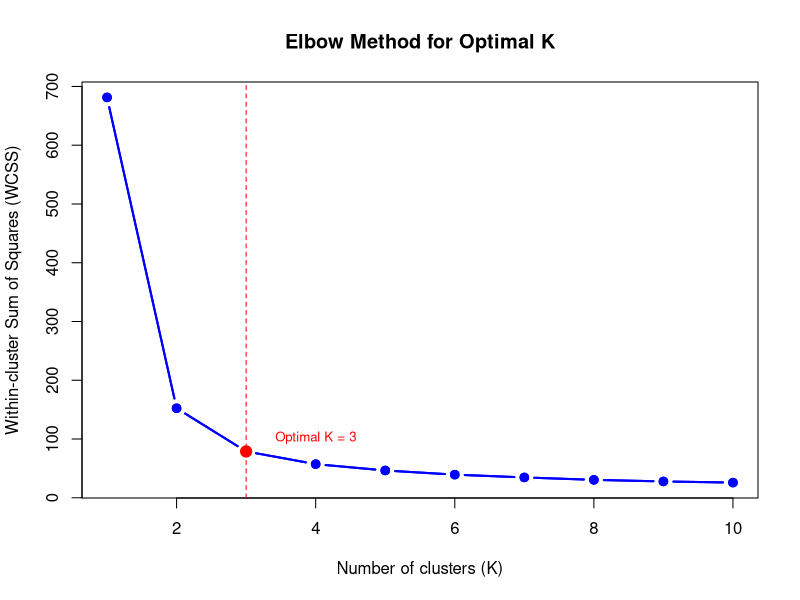
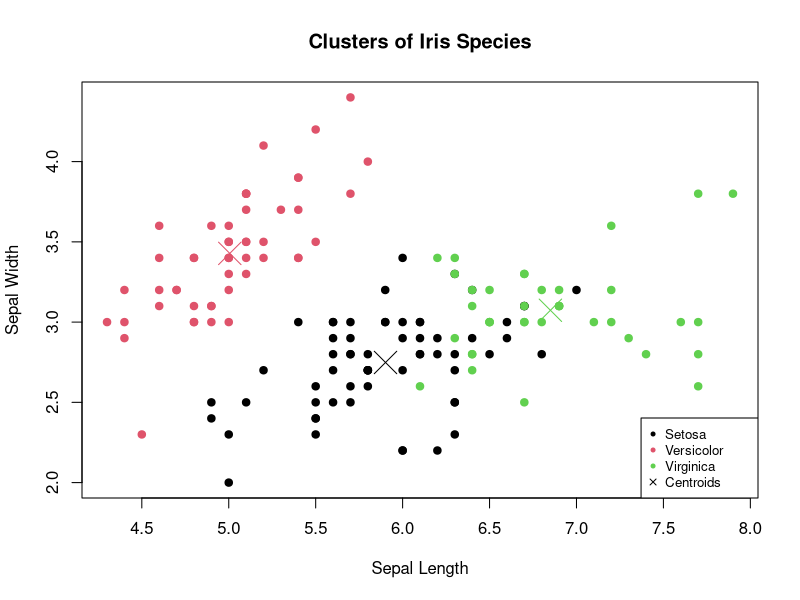

Reproduce these figures in R, in order.
# GRIP Task 2 Prediction Using Unsupervised ML with R
# prepared by - Soumabha Bhim

# Load necessary libraries
library(datasets)
library(cluster)

# Load the iris dataset
data(iris)

# Convert the iris dataset to a dataframe
iris_df <- data.frame(iris$Sepal.Length, iris$Sepal.Width, iris$Petal.Length, iris$Petal.Width)
colnames(iris_df) <- c("Sepal.Length", "Sepal.Width", "Petal.Length", "Petal.Width")

# Finding the optimum number of clusters for k-means classification
wcss <- vector()
for (i in 1:10) {
  kmeans_result <- kmeans(iris_df, centers = i, nstart = 10)
  wcss[i] <- kmeans_result$tot.withinss
}

# Plotting the elbow method
plot(1:10, wcss, type = "b", main = "Elbow Method for Optimal K",
     xlab = "Number of clusters (K)", ylab = "Within-cluster Sum of Squares (WCSS)",
     col = "blue", lwd = 2, pch = 19)
lines(1:10, wcss, type = "b", col = "blue", lwd = 2)
points(3, wcss[3], col = "red", pch = 19, cex = 1.5)
text(4, wcss[3], "Optimal K = 3", pos = 3.5, col = "red", cex = 0.8)
abline(v = 3, col = "red", lty = 2)

# Applying kmeans to the dataset / Creating the kmeans classifier
kmeans_model <- kmeans(iris_df, centers = 3, nstart = 10)

# Visualising the clusters - On the first two columns
plot(iris_df[, c(1, 2)], col = kmeans_model$cluster, pch = 20, 
     main = 'Clusters of Iris Species', xlab = 'Sepal Length', ylab = 'Sepal Width',cex = 1.5)
points(kmeans_model$centers[, c(1, 2)], col = 1:3, pch = 4, cex = 3)

# Adjusting legend position to avoid overlap
legend("bottomright", legend = c("Setosa", "Versicolor", "Virginica", "Centroids"), 
       col = c(1:3, "black"), pch = c(20, 20, 20, 4), 
       cex = 0.8,text.width = 0.5)

